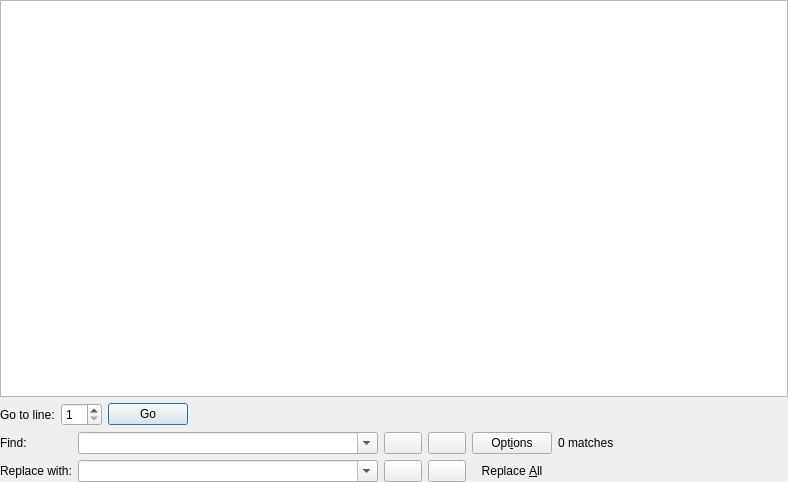
<?xml version="1.0" encoding="UTF-8"?>
<ui version="4.0">
 <class>EditorWidget</class>
 <widget class="QWidget" name="EditorWidget">
  <property name="geometry">
   <rect>
    <x>0</x>
    <y>0</y>
    <width>788</width>
    <height>482</height>
   </rect>
  </property>
  <property name="windowTitle">
   <string>Form</string>
  </property>
  <layout class="QVBoxLayout" name="verticalLayout">
   <property name="margin">
    <number>0</number>
   </property>
   <item>
    <widget class="PMXCodeEdit" name="codeEdit"/>
   </item>
   <item>
    <widget class="PMXRefocusWidget" name="goToLineWidget" native="true">
     <layout class="QHBoxLayout" name="horizontalLayout">
      <property name="margin">
       <number>0</number>
      </property>
      <item>
       <widget class="QLabel" name="labelGoToLine">
        <property name="text">
         <string>Go to line:</string>
        </property>
       </widget>
      </item>
      <item>
       <widget class="PMXSpinGoToLine" name="spinLineNumbers">
        <property name="minimum">
         <number>1</number>
        </property>
       </widget>
      </item>
      <item>
       <widget class="QPushButton" name="pushGoToLine">
        <property name="text">
         <string>Go</string>
        </property>
        <property name="icon">
         <iconset resource="../../../res.qrc">
          <normaloff>:/actions/resources/actions/go-next-view.png</normaloff>:/actions/resources/actions/go-next-view.png</iconset>
        </property>
        <property name="autoDefault">
         <bool>true</bool>
        </property>
        <property name="default">
         <bool>true</bool>
        </property>
       </widget>
      </item>
      <item>
       <spacer name="spacerGotoline">
        <property name="orientation">
         <enum>Qt::Horizontal</enum>
        </property>
        <property name="sizeHint" stdset="0">
         <size>
          <width>154</width>
          <height>20</height>
         </size>
        </property>
       </spacer>
      </item>
      <item>
       <widget class="QPushButton" name="pushCloseGoToLine">
        <property name="text">
         <string/>
        </property>
        <property name="icon">
         <iconset resource="../../../res.qrc">
          <normaloff>:/actions/resources/actions/process-stop.png</normaloff>:/actions/resources/actions/process-stop.png</iconset>
        </property>
        <property name="flat">
         <bool>true</bool>
        </property>
       </widget>
      </item>
     </layout>
    </widget>
   </item>
   <item>
    <widget class="PMXFindReplaceWidget" name="findReplaceWidget" native="true">
     <layout class="QGridLayout" name="gridLayout">
      <property name="sizeConstraint">
       <enum>QLayout::SetMaximumSize</enum>
      </property>
      <property name="margin">
       <number>0</number>
      </property>
      <item row="0" column="0">
       <widget class="QLabel" name="labelFind">
        <property name="text">
         <string>Find:</string>
        </property>
       </widget>
      </item>
      <item row="0" column="3">
       <widget class="QPushButton" name="pushFindPrevious">
        <property name="font">
         <font>
          <family>Nimbus Mono L</family>
          <weight>75</weight>
          <bold>true</bold>
         </font>
        </property>
        <property name="toolTip">
         <string>&lt;!DOCTYPE HTML PUBLIC &quot;-//W3C//DTD HTML 4.0//EN&quot; &quot;http://www.w3.org/TR/REC-html40/strict.dtd&quot;&gt;
&lt;html&gt;&lt;head&gt;&lt;meta name=&quot;qrichtext&quot; content=&quot;1&quot; /&gt;&lt;style type=&quot;text/css&quot;&gt;
p, li { white-space: pre-wrap; }
&lt;/style&gt;&lt;/head&gt;&lt;body style=&quot; font-family:'Nimbus Mono L'; font-size:8pt; font-weight:600; font-style:normal;&quot;&gt;
&lt;p style=&quot; margin-top:0px; margin-bottom:0px; margin-left:0px; margin-right:0px; -qt-block-indent:0; text-indent:0px;&quot;&gt;Find Previous&lt;/p&gt;&lt;/body&gt;&lt;/html&gt;</string>
        </property>
        <property name="text">
         <string/>
        </property>
        <property name="icon">
         <iconset resource="../../../res.qrc">
          <normaloff>:/actions/resources/actions/go-previous.png</normaloff>:/actions/resources/actions/go-previous.png</iconset>
        </property>
       </widget>
      </item>
      <item row="0" column="4">
       <widget class="QPushButton" name="pushFindNext">
        <property name="font">
         <font>
          <family>Nimbus Mono L</family>
          <weight>75</weight>
          <bold>true</bold>
         </font>
        </property>
        <property name="toolTip">
         <string>&lt;!DOCTYPE HTML PUBLIC &quot;-//W3C//DTD HTML 4.0//EN&quot; &quot;http://www.w3.org/TR/REC-html40/strict.dtd&quot;&gt;
&lt;html&gt;&lt;head&gt;&lt;meta name=&quot;qrichtext&quot; content=&quot;1&quot; /&gt;&lt;style type=&quot;text/css&quot;&gt;
p, li { white-space: pre-wrap; }
&lt;/style&gt;&lt;/head&gt;&lt;body style=&quot; font-family:'Nimbus Mono L'; font-size:8pt; font-weight:600; font-style:normal;&quot;&gt;
&lt;p style=&quot; margin-top:0px; margin-bottom:0px; margin-left:0px; margin-right:0px; -qt-block-indent:0; text-indent:0px;&quot;&gt;Find Next&lt;/p&gt;&lt;/body&gt;&lt;/html&gt;</string>
        </property>
        <property name="text">
         <string/>
        </property>
        <property name="icon">
         <iconset resource="../../../res.qrc">
          <normaloff>:/actions/resources/actions/go-next.png</normaloff>:/actions/resources/actions/go-next.png</iconset>
        </property>
        <property name="autoDefault">
         <bool>true</bool>
        </property>
       </widget>
      </item>
      <item row="0" column="5">
       <widget class="QPushButton" name="pushOptions">
        <property name="text">
         <string>Opt&amp;ions</string>
        </property>
        <property name="icon">
         <iconset resource="../../../res.qrc">
          <normaloff>:/actions/resources/actions/configure.png</normaloff>:/actions/resources/actions/configure.png</iconset>
        </property>
       </widget>
      </item>
      <item row="0" column="7">
       <spacer name="horizontalSpacer">
        <property name="orientation">
         <enum>Qt::Horizontal</enum>
        </property>
        <property name="sizeHint" stdset="0">
         <size>
          <width>40</width>
          <height>20</height>
         </size>
        </property>
       </spacer>
      </item>
      <item row="0" column="8">
       <widget class="QPushButton" name="pushCloseFindreplace">
        <property name="text">
         <string/>
        </property>
        <property name="icon">
         <iconset resource="../../../res.qrc">
          <normaloff>:/actions/resources/actions/process-stop.png</normaloff>:/actions/resources/actions/process-stop.png</iconset>
        </property>
        <property name="flat">
         <bool>true</bool>
        </property>
       </widget>
      </item>
      <item row="1" column="0">
       <widget class="QLabel" name="labelReplaceWith">
        <property name="text">
         <string>Replace with:</string>
        </property>
       </widget>
      </item>
      <item row="1" column="3">
       <widget class="QPushButton" name="pushReplaceAndFindPrevious">
        <property name="font">
         <font>
          <family>Nimbus Mono L</family>
          <weight>75</weight>
          <bold>true</bold>
         </font>
        </property>
        <property name="toolTip">
         <string>&lt;!DOCTYPE HTML PUBLIC &quot;-//W3C//DTD HTML 4.0//EN&quot; &quot;http://www.w3.org/TR/REC-html40/strict.dtd&quot;&gt;
&lt;html&gt;&lt;head&gt;&lt;meta name=&quot;qrichtext&quot; content=&quot;1&quot; /&gt;&lt;style type=&quot;text/css&quot;&gt;
p, li { white-space: pre-wrap; }
&lt;/style&gt;&lt;/head&gt;&lt;body style=&quot; font-family:'Nimbus Mono L'; font-size:8pt; font-weight:600; font-style:normal;&quot;&gt;
&lt;p style=&quot; margin-top:0px; margin-bottom:0px; margin-left:0px; margin-right:0px; -qt-block-indent:0; text-indent:0px;&quot;&gt;Replace &amp;amp; Find Previous&lt;/p&gt;&lt;/body&gt;&lt;/html&gt;</string>
        </property>
        <property name="text">
         <string/>
        </property>
        <property name="icon">
         <iconset resource="../../../res.qrc">
          <normaloff>:/actions/resources/actions/go-previous.png</normaloff>:/actions/resources/actions/go-previous.png</iconset>
        </property>
       </widget>
      </item>
      <item row="1" column="4">
       <widget class="QPushButton" name="pushReplaceAndFindNext">
        <property name="font">
         <font>
          <family>Nimbus Mono L</family>
          <weight>75</weight>
          <bold>true</bold>
         </font>
        </property>
        <property name="text">
         <string/>
        </property>
        <property name="icon">
         <iconset resource="../../../res.qrc">
          <normaloff>:/actions/resources/actions/go-next.png</normaloff>:/actions/resources/actions/go-next.png</iconset>
        </property>
       </widget>
      </item>
      <item row="1" column="5">
       <widget class="QPushButton" name="pushReplaceAll">
        <property name="text">
         <string>Replace &amp;All</string>
        </property>
        <property name="flat">
         <bool>true</bool>
        </property>
       </widget>
      </item>
      <item row="0" column="2">
       <widget class="PMXFindBox" name="comboFind">
        <property name="minimumSize">
         <size>
          <width>300</width>
          <height>0</height>
         </size>
        </property>
        <property name="editable">
         <bool>true</bool>
        </property>
       </widget>
      </item>
      <item row="1" column="2">
       <widget class="PMXReplaceBox" name="comboReplace">
        <property name="editable">
         <bool>true</bool>
        </property>
       </widget>
      </item>
      <item row="0" column="6">
       <widget class="QLabel" name="labelMatchCounter">
        <property name="text">
         <string>0 matches</string>
        </property>
       </widget>
      </item>
     </layout>
    </widget>
   </item>
  </layout>
 </widget>
 <customwidgets>
  <customwidget>
   <class>PMXCodeEdit</class>
   <extends>QPlainTextEdit</extends>
   <header>codeedit</header>
  </customwidget>
  <customwidget>
   <class>PMXFindBox</class>
   <extends>QComboBox</extends>
   <header>findreplace</header>
  </customwidget>
  <customwidget>
   <class>PMXReplaceBox</class>
   <extends>QComboBox</extends>
   <header>findreplace</header>
  </customwidget>
  <customwidget>
   <class>PMXSpinGoToLine</class>
   <extends>QSpinBox</extends>
   <header>internalwidgets</header>
  </customwidget>
  <customwidget>
   <class>PMXRefocusWidget</class>
   <extends>QWidget</extends>
   <header>internalwidgets</header>
   <container>1</container>
  </customwidget>
  <customwidget>
   <class>PMXFindReplaceWidget</class>
   <extends>QWidget</extends>
   <header>findreplace</header>
   <container>1</container>
  </customwidget>
 </customwidgets>
 <resources>
  <include location="../../../res.qrc"/>
 </resources>
 <connections>
  <connection>
   <sender>pushCloseGoToLine</sender>
   <signal>pressed()</signal>
   <receiver>goToLineWidget</receiver>
   <slot>hide()</slot>
   <hints>
    <hint type="sourcelabel">
     <x>681</x>
     <y>401</y>
    </hint>
    <hint type="destinationlabel">
     <x>626</x>
     <y>394</y>
    </hint>
   </hints>
  </connection>
 </connections>
</ui>
